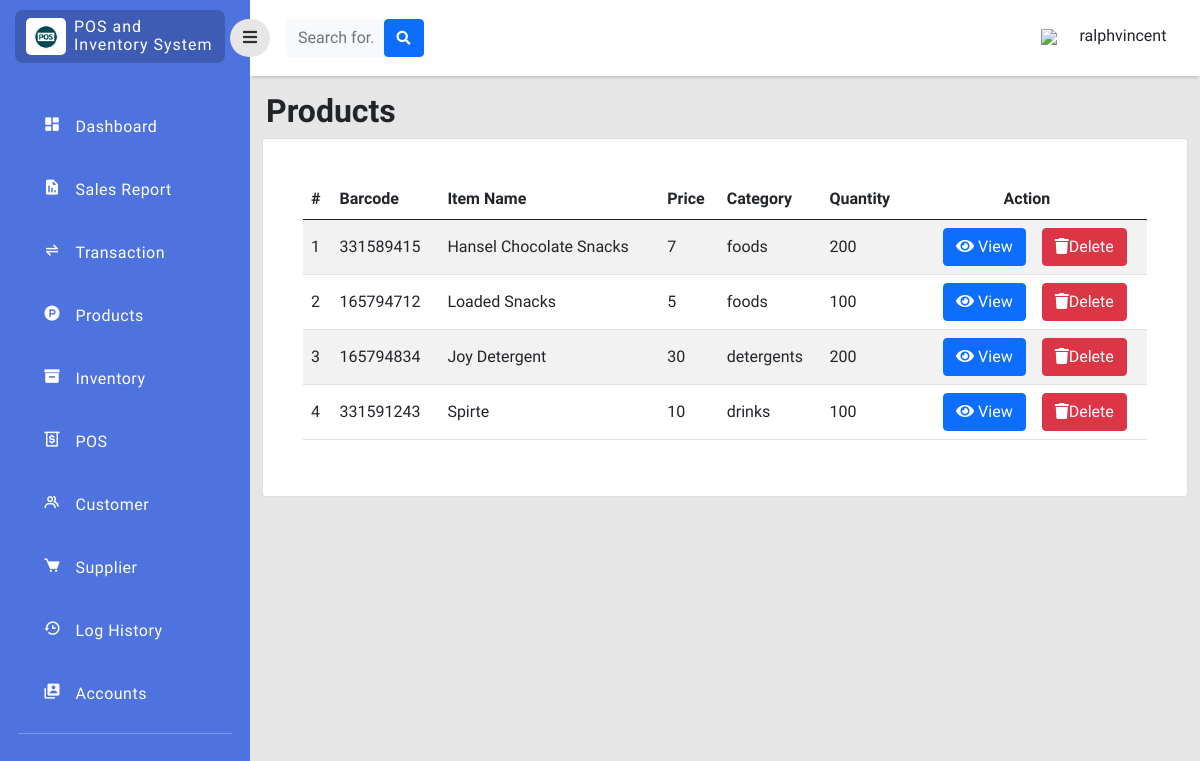
The app's page /php/product.php (signed in) with its own data.
### tables this page shows
CREATE TABLE `inventory` (
  `item_id` bigint(11) NOT NULL,
  `bar_code` bigint(11) NOT NULL,
  `item_name` varchar(255) NOT NULL,
  `quantity` int(11) NOT NULL,
  `price` double NOT NULL,
  `orignal_price` double NOT NULL,
  `profit` double NOT NULL,
  `category_id` int(11) NOT NULL,
  `supplier_id` int(11) NOT NULL,
  `stock_in` date NOT NULL,
  `date_expired` date NOT NULL,
  `status` enum('active','archive') NOT NULL
);

CREATE TABLE `category` (
  `category_id` int(11) NOT NULL,
  `category_name` enum('foods','drinks','detergents') NOT NULL
);

### php/product.php (the view, shortened to what this page needs)
<?php
function createRandomPassword() {
    $chars = "003232303232023232023456789";
    $i = 0;
    $pass = '' ;
    while ($i <= 7) {
        $num = rand() % 33;
        $tmp = substr($chars, $num, 1);
        $pass = $pass . $tmp;
        $i++;
    }
    return $pass;
}
$finalcode='RS-'.createRandomPassword();
include 'connection.php';
?>
<!doctype html>
<html lang="en">
  <head>
    <link href="https://cdn.jsdelivr.net/npm/bootstrap@5.0.2/dist/css/bootstrap.min.css" rel="stylesheet"
>
    <link rel="stylesheet" type="text/css" href="../style/dash.css">
    <link
      href="https://cdnjs.cloudflare.com/ajax/libs/font-awesome/5.15.1/css/all.min.css"
      rel="stylesheet"
    />
    <link href='https://unpkg.com/boxicons@2.1.2/css/boxicons.min.css' rel='stylesheet'>
    </head>
    <body>
    <div class="page">
        <div class="sidebar">
            <div class="sidebar-header">
                <div class="sidebar-logo-container">
                    <div class="logo-container">
                        <img class="logo-sidebar" src="../image/logo.png" />
                    </div>
                    <div class="sys-name-container mt-2">
                        <p class="sys-name">
                            POS and <br>
                            <span class="brand-subname">
                            Inventory System
                            </span>
                        </p>
                    </div>
                </div>
            </div>
            <div class="sidebar-body">
                <ul class="navigation-list">
                    <li class="navigation-list-item">
                        <a class="navigation-link" href="dashboard.php">
                            <div class="row">
                                <div class="col-2">
                                    <i class='bx bxs-dashboard'></i>
                                </div>
                                <div class="col-9">
                                    Dashboard
                                </div>
                            </div>
                        </a>
                    </li>
                    <li class="navigation-list-item">
                        <a class="navigation-link" href="transaction_report.php?sales=0&trans=0">
                            <div class="row">
                                <div class="col-2">
                                    <i class='bx bxs-report'></i>
                                </div>
                                <div class="col-9">
                                    Sales Report
                                </div>
                            </div>
                        </a>
                    </li>
                    <li class="navigation-list-item">
                        <a class="navigation-link" href="transaction.php">
                            <div class="row">
                                <div class="col-2">
                                    <i class='bx bx-transfer-alt'></i>
                                </div>
                                <div class="col-9">
                                    Transaction
                                </div>
                            </div>
                        </a>
                    </li>
                    <li class="navigation-list-item">
                        <a class="navigation-link" href="product.php">
                            <div class="row">
                                <div class="col-2">
                                    <i class='bx bxl-product-hunt' ></i>
                                </div>
                                <div class="col-9">
                                    Products
                                </div>
                            </div>
                        </a>
                    </li>
                     <li class="navigation-list-item">
                        <a class="navigation-link" href="inventory.php">
                            <div class="row">
                                <div class="col-2">
                                    <i class='bx bxs-box'></i>
                                </div>
                                <div class="col-9">
                                    Inventory
                                </div>
                            </div>
                        </a>
                    </li>
                    <li class="navigation-list-item">
                        <a class="navigation-link" href="../cashier/dashboard.php?invoice=<?php echo $finalcode;  ?>">
                            <div class="row">
                                <div class="col-2">
                                    <i class='bx bx-money-withdraw'></i>
                                </div>
                                <div class="col-9">
                                    POS
                                </div>
                            </div>
                        </a>
                    </li>
                    <li class="navigation-list-item">
                        <a class="navigation-link" href="customer.php">
                            <div class="row">
                                <div class="col-2">
                                    <i class='bx bx-group'></i>
                                </div>
                                <div class="col-9">
                                    Customer
                                </div>
                            </div>
                        </a>
                    </li>
                    <li class="navigation-list-item">
                        <a class="navigation-link" href="supplier.php">
                            <div class="row">
                                <div class="col-2">
                                    <i class='bx bxs-cart' ></i>
                                </div>
                                <div class="col-9">
                                    Supplier
                                </div>
                            </div>
                        </a>
                    </li>
                    <li class="navigation-list-item">
                        <a class="navigation-link" href="loghistory.php">
                            <div class="row">
                                <div class="col-2">
                                    <i class='bx bx-history'></i>
                                </div>
                                <div class="col-9">
                                    Log History
                                </div>
                            </div>
                        </a>
                    </li>
                    <li class="navigation-list-item">
                        <a class="navigation-link" href="user_manager.php">
                            <div class="row">
                                <div class="col-2">
                                    <i class='bx bxs-user-account'></i>
                                </div>
                                <div class="col-9">
                                    Accounts
                                </div>
                            </div>
                        </a>
                    </li>
                    <hr style="color:rgb(255, 255, 255);margin-top:10px;">
                </ul>
            </div>
        </div>
        <div class="content">
            <div class="navigationBar justify-content-between">
                <button id="sidebarToggle" class="btn sidebarToggle">
                    <i class="fas fa-bars"></i>
                </button>
                <form class="d-none d-sm-inline-block form-inline mr-auto ml-md-3 my-2 my-md-0 mw-100 navbar-search ms-3"style="padding-right: 65%;">
                    <div class="input-group">
                        <input type="text" class="form-control bg-light border-0 small" placeholder="Search for..."aria-label="Search" aria-describedby="basic-addon2"id="SearchMo" onkeyup="myFunction()">
                        <div class="input-group-append">
                            <button class="btn btn-primary" type="button">
                                <i class="fas fa-search fa-sm"></i>
                            </button>
                        </div>
                    </div>
                </form>
                 <div>
                    <div class="dropdown pb-1 me-4">
                        <a href="#" class="d-flex align-items-center text-white text-decoration-none dropdown-toggle" id="dropdownUser1" data-bs-toggle="dropdown" aria-expanded="false">
                            <div class="col-2">
                                <img class="mr-3" src="../image/user_35px.png" />
                            </div>
                            <span class="d-none d-sm-inline mx-1 ms-3 text-dark"><?php echo $_SESSION["username"];  ?></span>
                        </a>
                    </div>
                </div>
            </div>
            <div class="col py-3 d-flex justify-content-center overflow-auto">
                <div class="container-fluid">
                    <div class="row">
                        <h2 class="text-dark text-start ps-3 fw-bold"> Products</h2><br>
                    </div>
                    <div class="row">
                        <div class="col ">
                            <div class="card">
                                <div class="card-body rounded-3 m-4 table-responsive-sm">
                                    <table class="table table-striped align-middle" id="ProductTab">
                                        <thead>
                                            <tr>
                                                <th scope="col">#</th>
                                                <th scope="col">Barcode</th>
                                                <th scope="col">Item Name</th>
                                                <th scope="col">Price</th>
                                                <th scope="col">Category</th>
                                                <th scope="col">Quantity</th>
                                                <th scope="col" style="text-align: center;">Action</th>
                                            </tr>
                                        </thead>
                                        <tbody>
                                            <?php
                                            $query_run = mysqli_query($con,"SELECT * FROM inventory WHERE status = 'active'");
                                            $sql_run = mysqli_query($con,"SELECT * FROM category,inventory WHERE(category.category_id=inventory.category_id)");
                                            $sup_run = mysqli_query($con,"SELECT * FROM supplier,inventory WHERE(supplier.supplier_id=inventory.supplier_id)");
                                            while ($row=mysqli_fetch_assoc($query_run) AND $rows=mysqli_fetch_assoc($sql_run) AND $crows=mysqli_fetch_assoc($sup_run)) { ?>
                                                <tr>
                                                    <td><?php echo $row['item_id'];  ?></td>
                                                    <td><?php echo $row['bar_code'];  ?></td>
                                                    <td><?php echo $row['item_name'];  ?></td>
                                                    <td><?php echo $row['price'];  ?></td>
                                                    <td><?php echo $rows['category_name'];  ?></td>
                                                    <td><?php echo $row['quantity'];  ?></td>
                                                    <td>
                                                        <div class="d-flex flex-row justify-content-center">
                                                            <button class="btn btn-primary editbtn mx-3" data-toggle="modal" type="button"><i class="fas fa-eye"data-toggle="tooltip" title="edit"></i> </i>View</button>
                                                        <button class="btn btn-danger deletebtn" data-toggle="modal" type="button"><i class="fas fa-trash" data-toggle="tooltip" title="edit"></i>Delete</button>
                                                    </td>
                                                </tr>
                                            <?php }  ?>
                                        </tbody>
                                    </table>
                                </div>
                            </div>
                        </div>
                    </div>
                </div>
            </div>
        </div>
    </div>
</body>
</html>

### style/dash.css (style rules this page uses)
* { font-family: 'Fira Sans', sans-serif; }
body { background-color: #e6e6e6; }
.page .sidebar { background: rgb(78, 115, 223); position: fixed; top: 0; left: 0; width: 250px; height: 100vh; overflow-y: auto; overflow-x: hidden; transition: all 0.3s ease; }
.page .content { margin-left: 250px; transition: all 0.3s ease; }
.navigationBar { background-color: white; height: 50px; display: flex; padding: 38px 0px; align-items: center; box-shadow: 0 4px 2px -2px #c5c6c7; }
.sidebarToggle { font-size: 16px; color: rgb(0, 0, 0, 0.8); margin-left: -20px; z-index: 999; border-radius: 50px; background-color: #e6e6e6; transition: all 0.3s ease; outline: none!important; box-shadow: none!important; }
.sidebar-header { padding: 10px 25px 10px 15px; }
.sidebar-logo-container { background-color: rgb(0, 0, 0, 0.2); border-radius: 8px; padding-left: 3px; display: flex; }
.logo-container { max-width: 40px; background-color: #fff; border-radius: 5px; margin: 8px; padding: 6px 8px; }
.logo-sidebar { width: 100%; height: auto; }
.sys-name { color: white; margin: 0px; line-height: 1.1rem; font-size: 16px; letter-spacing: 1px; font-family: 'Roboto', sans-serif; }
.navigation-list { list-style-type:none; padding: 0px 18px; margin-top: 30px; }
.navigation-list-item { padding: 12px 18px 12px 25px; margin: 15px 0px; border-radius: 8px; }
.navigation-link { color: #fff; letter-spacing: 0.5px; font-weight: 400; text-decoration: none; font-size: 16px; font-family: 'Roboto', sans-serif; }
.navigation-link i { font-size: 18px; color: #fff; }

### records on screen
inventory: item_id "1", bar_code "331589415", item_name "Hansel Chocolate Snacks", price "7", category.category_name "foods", quantity "200"
inventory: item_id "2", bar_code "165794712", item_name "Loaded Snacks", price "5", category.category_name "foods", quantity "100"
inventory: item_id "3", bar_code "165794834", item_name "Joy Detergent", price "30", category.category_name "detergents", quantity "200"
inventory: item_id "4", bar_code "331591243", item_name "Spirte", price "10", category.category_name "drinks", quantity "100"

### other values on screen
$_SESSION["username"] "ralphvincent"
